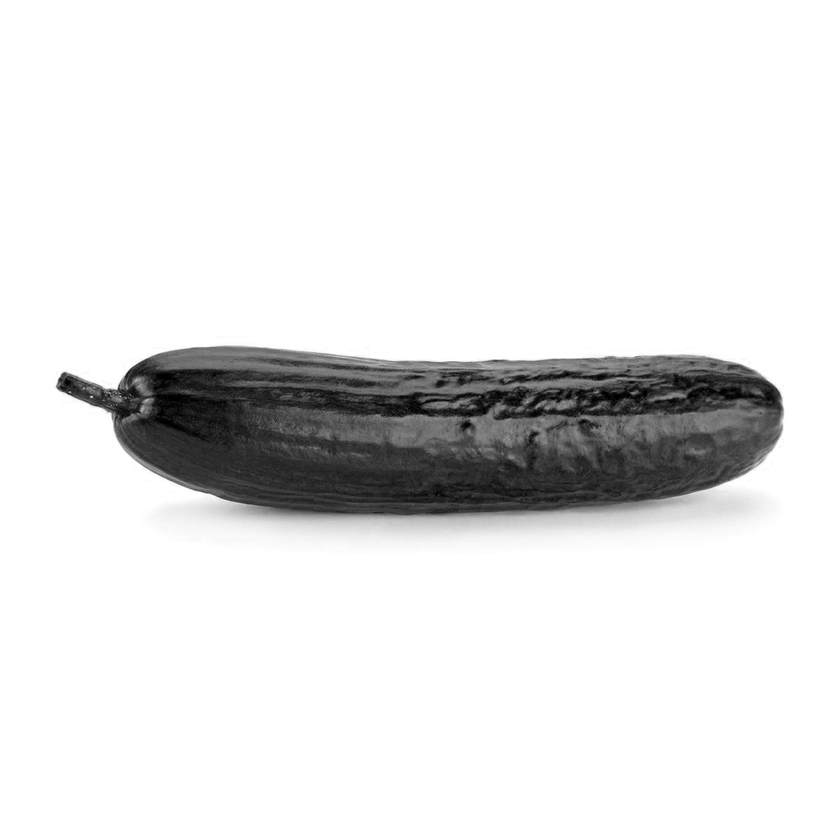
#> input picture untitled/b.png, 840 x 840 px, shrunk from 1200 x 1200 before the run
$ python sadsaf.py   (older library calls are emulated)
#> lines starting #> are read from the running program, lines starting #| are printed output that depends on the picture; after the words box and inside, x2 and y2 are one past the last pixel; in counts of white or black regions, pixels touching at a corner belong together
import cv2
import numpy as np
import os

def imshow(img):
    cv2.imshow('img', img)
    cv2.waitKey(0)
    cv2.destroyAllWindows()


img = cv2.imread('b.png')
#> img is the input picture: shape (840, 840, 3); min 0, max 255, mean 228.5

gray = cv2.cvtColor(img, cv2.COLOR_BGR2GRAY)

thresh = cv2.adaptiveThreshold(gray,255,cv2.ADAPTIVE_THRESH_MEAN_C,cv2.THRESH_BINARY_INV,3,1)
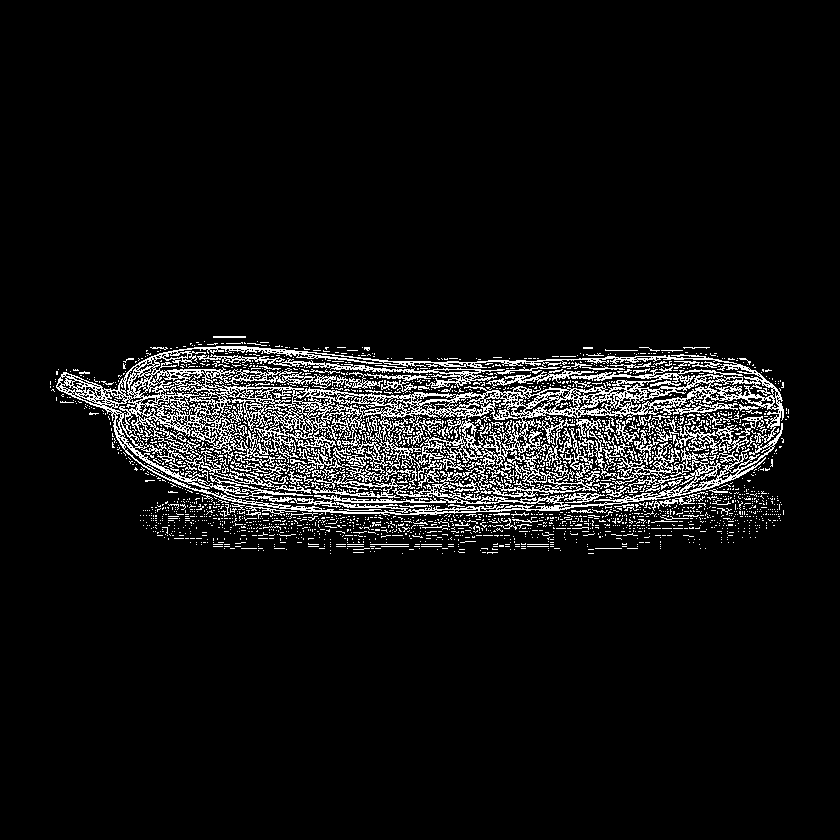
#> thresh: shape (840, 840); 7.3% white in thin lines or dots, all inside (x1, y1, x2, y2) = (50, 336, 789, 554)

_, contours, hierarchy = cv2.findContours(thresh,cv2.RETR_CCOMP,cv2.CHAIN_APPROX_NONE)
#> contours = 4011 contours, 3703 with area under 20; largest, box (x1, y1, x2, y2) and area: (56, 346, 784, 516) 56827, (154, 347, 764, 397) 14738, (123, 443, 418, 515) 1388, (220, 393, 268, 454) 1316, (576, 418, 683, 493) 1088

mask = np.zeros(img.shape[:-1],np.uint8)

cv2.drawContours(mask,contours,-1,(255,255,255),-1)

height, width = img.shape[:-1]
#> height = 840; width = 840

mask1 = np.zeros((height+2, width+2), np.uint8)     # line 26
cv2.floodFill(mask,mask1,(0,0),255)     # line 27
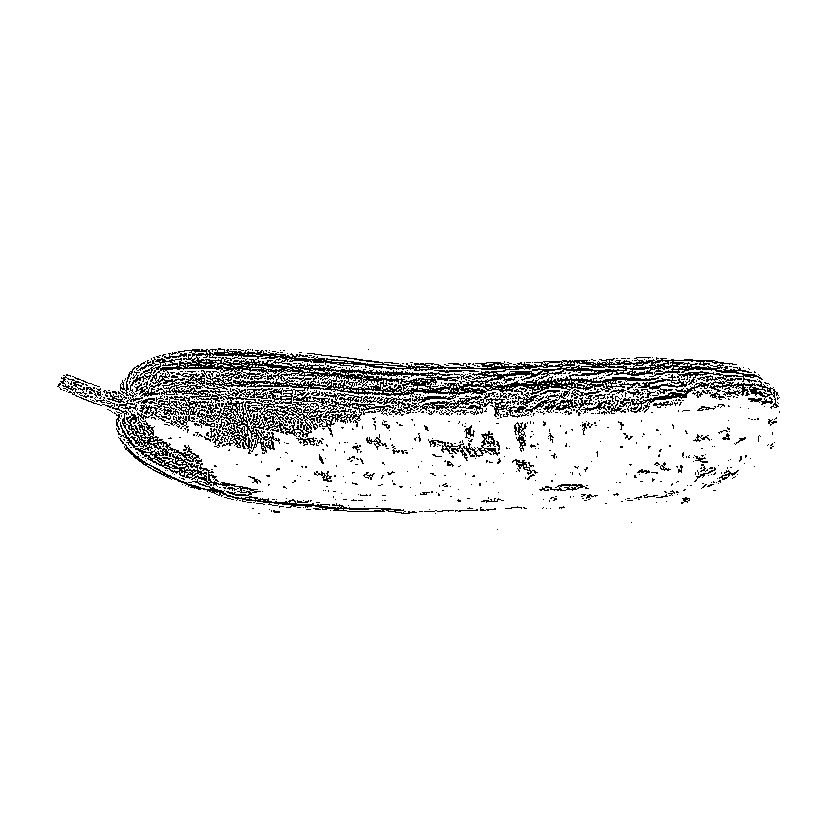
#> mask: shape (840, 840); 96.1% white; black in thin lines or dots, all inside (x1, y1, x2, y2) = (57, 348, 780, 530)
mask_inv=cv2.bitwise_not(mask)

imshow(mask_inv)
